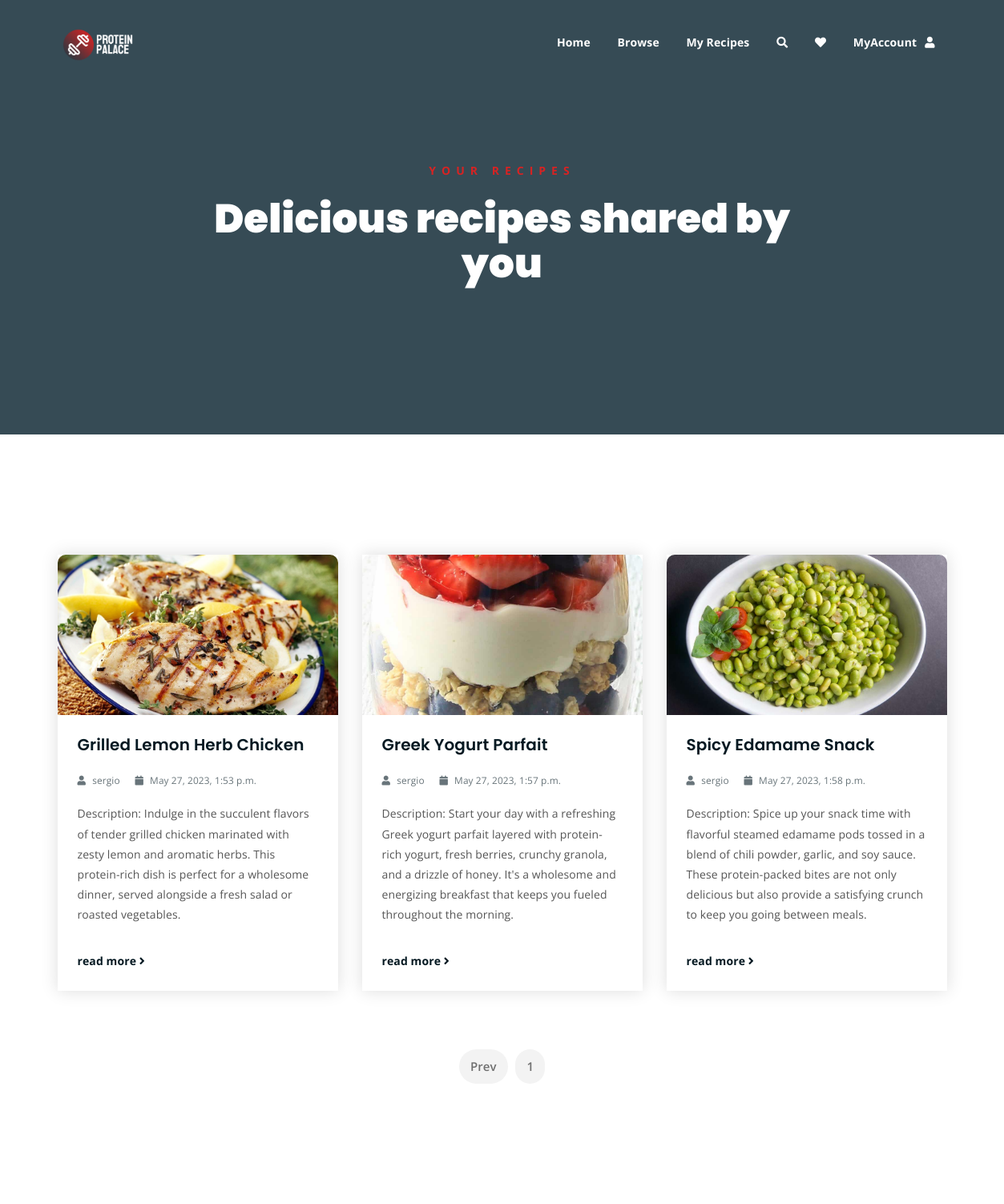
The app's page /myrecipes/?num=2 (signed in, upper part), older data.
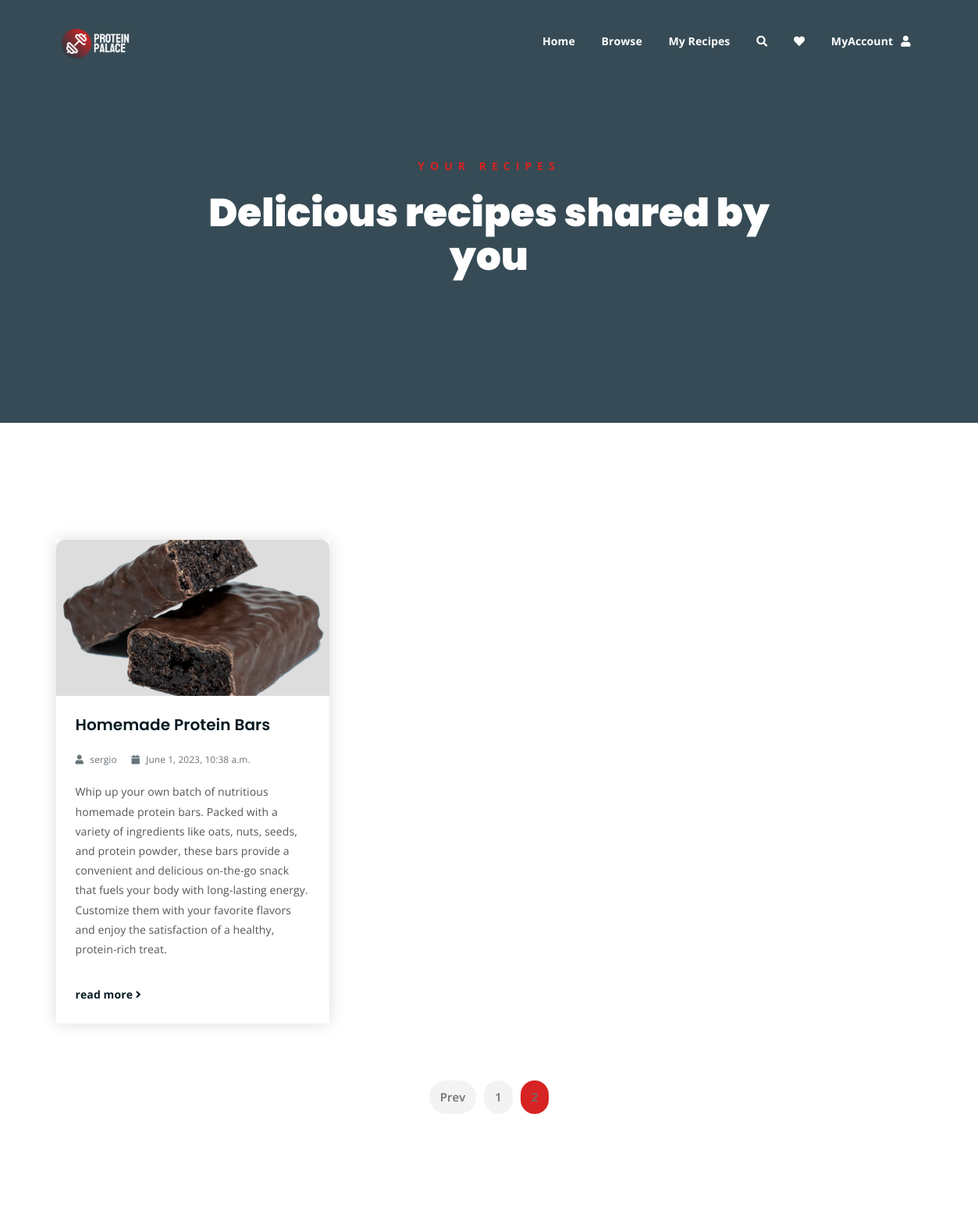
The same page, newer data.
### ProteinPalaceApp/models.py (models this page shows, shortened)
class Recipe(models.Model):
    user = models.ForeignKey(User, on_delete=models.SET_NULL, null=True)
    name = models.CharField(max_length=255)
    image = models.ImageField(upload_to=recipe_image_filename)
    description = models.TextField()
    category = models.ForeignKey('Category', on_delete=models.CASCADE)
    comments = models.ManyToManyField('Comment', blank=True)
    createdAt = models.DateTimeField(auto_now_add=True)
    updatedAt = models.DateTimeField(auto_now=True)

### ProteinPalaceApp/views.py (the view)
# urls.py: path('myrecipes/', views.myrecipes, name = 'myrecipes'),
@login_required
def myrecipes(request):
    num = int(request.GET.get('num', 1))  # 1 is the default value
    max_recipes_per_page = 3  # Set the maximum number of recipes to display per page
    recipes = Recipe.objects.filter(user=request.user)
    paginator = Paginator(recipes, max_recipes_per_page)
    page = paginator.get_page(num)
    page_range = paginator.page_range
    max_pages = paginator.num_pages
    myDict = {
        "title": "myrecipes",
        "current_page": "myrecipes",
        "num": num,
        "recipes": page,
        "max_recipes_per_page": max_recipes_per_page,
        "page_range": page_range,
        "max_pages": max_pages,
    }
    return render(request,'myrecipes.html', context = myDict)

### templates/myrecipes.html (shortened to what this page needs)
{% extends "browse.html" %}
{% block breadcrumb-text %}
<p>Your recipes</p>
<h1>Delicious recipes shared by you</h1>
{% endblock %}

### templates/browse.html (shortened to what this page needs)
{% extends "index.html" %}
{% block content %}
<div class="breadcrumb-section breadcrumb-bg">
    <div class="container">
        <div class="row">
            <div class="col-lg-8 offset-lg-2 text-center">
                <div class="breadcrumb-text">
                    {% block breadcrumb-text %}{% endblock %}
                </div>
            </div>
        </div>
    </div>
</div>
{% block data %}
<div class="latest-news mt-150 mb-150">
    <div class="container">
        {% block recipes %}
        <div class="row">
            {% for recipe in recipes %}
            <div class="col-lg-4 col-md-6">
                <div class="single-latest-news">
                    <a href="{% if recipe.pk %} {% url 'recipe-detail' recipe.pk %}{% endif %}">
                        <div class="latest-news-bg" style="background-image: url('{{ recipe.image.url }}');"></div>
                    </a>
                    <div class="news-text-box">
                        <h3><a href="{% if recipe.pk %} {% url 'recipe-detail' recipe.pk %}{% endif %}" >{{ recipe.name }}</a></h3>
                        <p class="blog-meta">
                            <span class="author"><i class="fas fa-user"></i> {{ recipe.user.username }}</span>
                            <span class="date"><i class="fas fa-calendar"></i> {{ recipe.createdAt }}</span>
                        </p>
                        <p class="excerpt">{{ recipe.description }}</p>
                        <a href="{% if recipe.pk %} {% url 'recipe-detail' recipe.pk %}{% endif %}"  class="read-more-btn">read more <i class="fas fa-angle-right"></i></a>
                    </div>
                </div>
            </div>
            {% endfor %}
        </div>
        {% endblock %}
        <div class="row">
            <div class="container">
                <div class="row">
                    <div class="col-lg-12 text-center">
                        <div class="pagination-wrap">
                            <ul>
                                {% if num > 1 %}
                                    <li><a href="?num={{ num|add:'-1' }}">Prev</a></li>
                                {% endif %}
                                {% for page_num in page_range %}
                                    {% if page_num == num %}
                                        <li><a class="active" href="?num={{ page_num }}">{{ page_num }}</a></li>
                                    {% else %}
                                        <li><a href="?num={{ page_num }}">{{ page_num }}</a></li>
                                    {% endif %}
                                {% endfor %}
                            </ul>
                        </div>
                    </div>
                </div>
            </div>
        </div>
    </div>
</div>
{% endblock %}
{% endblock %}

Row changes from the older to the newer data that the page shows:
no longer on this page (row unchanged): Recipe: image (picture), name "Grilled Lemon Herb Chicken", user.username "sergio", createdAt "May 27, 2023, 1:53 p.m.", description "Description: Indulge in the succulent flavors of tender grilled chicken marinated with zesty lemon and aromatic herbs. This protein-rich dish is perfect for a wholesome dinner, served alongside a fresh salad or roasted vegetables."
no longer on this page (row unchanged): Recipe: image (picture), name "Greek Yogurt Parfait", user.username "sergio", createdAt "May 27, 2023, 1:57 p.m.", description "Description: Start your day with a refreshing Greek yogurt parfait layered with protein-rich yogurt, fresh berries, crunchy granola, and a drizzle of honey. It's a wholesome and energizing breakfast that keeps you fueled throughout the morning."
no longer on this page (row unchanged): Recipe: image (picture), name "Spicy Edamame Snack", user.username "sergio", createdAt "May 27, 2023, 1:58 p.m.", description "Description: Spice up your snack time with flavorful steamed edamame pods tossed in a blend of chili powder, garlic, and soy sauce. These protein-packed bites are not only delicious but also provide a satisfying crunch to keep you going between meals."
added Recipe: image (picture), name "Homemade Protein Bars", user.username "sergio", createdAt "June 1, 2023, 10:38 a.m.", description "Whip up your own batch of nutritious homemade protein bars. Packed with a variety of ingredients like oats, nuts, seeds, and protein powder, these bars provide a convenient and delicious on-the-go snack that fuels your body with long-lasting energy. Customize them with your favorite flavors and enjoy the satisfaction of a healthy, protein-rich treat."
Text that changed along with them:
new list line: "2"
